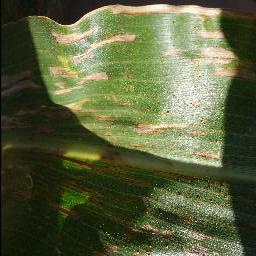
#> input picture data/sample_leaf.jpg, 256 x 256 px
$ python -i iqa_gate.py   (imports and definitions only)   (older library calls are emulated)
#> lines starting #> are read from the running program, lines starting #| are printed output that depends on the picture
#> further down, picture is the input picture: PIL image 256x256 RGBA; mean R, G, B, A 90.6, 97.6, 61.9, 255
from pathlib import Path
import json
import numpy as np
from PIL import Image

try:
    import cv2
except ImportError:
    cv2 = None

_CONFIG = Path(__file__).with_name("iqa_thresholds.json")

# [2 lines not run here, left out]


def assess_image_quality(image):
    """
    Assess image quality before plant disease classification.

    Returns:
        status:
            QUALITY_ACCEPTABLE
            LOW_IMAGE_QUALITY
            IMAGE_NOT_ELIGIBLE_FOR_CLASSIFICATION

        eligible_for_classification: bool
        reasons: list
        warnings: list
        features: dict
    """

    if image is None:
        return {
            "status": "IMAGE_NOT_ELIGIBLE_FOR_CLASSIFICATION",
            "eligible_for_classification": False,
            "reasons": ["INVALID_IMAGE"],
            "warnings": [],
            "features": {}
        }

    try:
        image = image.convert("RGB")
        width, height = image.size
#> width = 256; height = 256

        if width < 64 or height < 64:
            return {
                "status": "IMAGE_NOT_ELIGIBLE_FOR_CLASSIFICATION",
                "eligible_for_classification": False,
                "reasons": ["IMAGE_TOO_SMALL_TO_ASSESS"],
                "warnings": [],
                "features": {
                    "width": width,
                    "height": height
                }
            }

        gray = np.asarray(
            image.convert("L"),
            dtype=np.uint8
        )
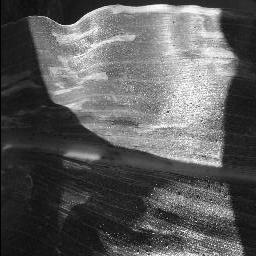
#> gray: shape (256, 256); min 1, max 255, mean 91.4

        target_width = min(512, width)
#> target_width = 256
        target_height = max(
            1,
            round(height * target_width / width)
        )
#> target_height = 256

        if cv2 is not None:
            gray = cv2.resize(
                gray,
                (target_width, target_height),
                interpolation=cv2.INTER_AREA
            )
        else:
            gray = np.asarray(
                Image.fromarray(gray).resize(
                    (target_width, target_height),
                    Image.Resampling.BILINEAR
                ),
                dtype=np.uint8
            )

        gray_float = gray.astype(np.float32)
        contrast = float(gray_float.std())
#> contrast = 65.73

        # FIXED: CV_32F is compatible with float32 input.
        if cv2 is not None:
            lap = cv2.Laplacian(
                gray_float,
                cv2.CV_32F
            )
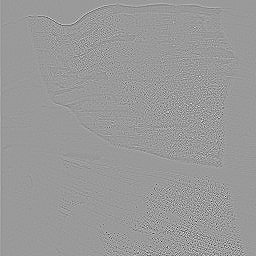
#> lap: shape (256, 256) float32; min -753, max 495, mean 0.1; drawn with min black and max white
        else:
            gy, gx = np.gradient(gray_float)
            gyy, _ = np.gradient(gy)
            _, gxx = np.gradient(gx)
            lap = gxx + gyy

        raw_laplacian = float(np.var(lap))
#> raw_laplacian = 4951.6

        normalized_sharpness = float(
            raw_laplacian / (contrast ** 2 + 1e-8)
        )
#> normalized_sharpness = 1.15

        features = {
            "normalized_sharpness": normalized_sharpness,
            "raw_laplacian_variance": raw_laplacian,
            "brightness": float(gray_float.mean()),
            "contrast": contrast,
            "width": width,
            "height": height,
            "min_side": min(width, height)
        }
#> features = {'normalized_sharpness': 1.15, 'raw_laplacian_variance': 4951.6, 'brightness': 91.42, 'contrast': 65.73, 'width': 256, 'height': 256, 'min_side': 256}

        if features["min_side"] < _T["min_side_hard"]:
            return {
                "status": "IMAGE_NOT_ELIGIBLE_FOR_CLASSIFICATION",
                "eligible_for_classification": False,
                "reasons": ["INSUFFICIENT_NATIVE_RESOLUTION"],
                "warnings": [],
                "features": features
            }

        reasons = []
        warnings = []

        if (
            normalized_sharpness
            < _T["normalized_sharpness_hard_min"]
        ):
            reasons.append("SEVERE_BLUR_OR_DETAIL_LOSS")

        elif (
            normalized_sharpness
            < _T["normalized_sharpness_review_min"]
        ):
            warnings.append("BORDERLINE_SHARPNESS")

        if (
            features["brightness"]
            < _T["brightness_warning_min"]
        ):
            warnings.append("LOW_BRIGHTNESS_REVIEW")

        return {
            "status": (
                "LOW_IMAGE_QUALITY"
                if reasons
                else "QUALITY_ACCEPTABLE"
            ),
            "eligible_for_classification": not bool(reasons),
            "reasons": reasons,
            "warnings": warnings,
            "features": features
        }

    except Exception as exc:
        return {
            "status": "IMAGE_NOT_ELIGIBLE_FOR_CLASSIFICATION",
            "eligible_for_classification": False,
            "reasons": ["IMAGE_READ_OR_ASSESSMENT_ERROR"],
            "warnings": [],
            "error": str(exc)[:300],
            "features": {}
        }

>>> from PIL import Image
>>> picture = Image.open('../../../data/sample_leaf.jpg')
>>> result = assess_image_quality(picture)
#> result = 6 items
